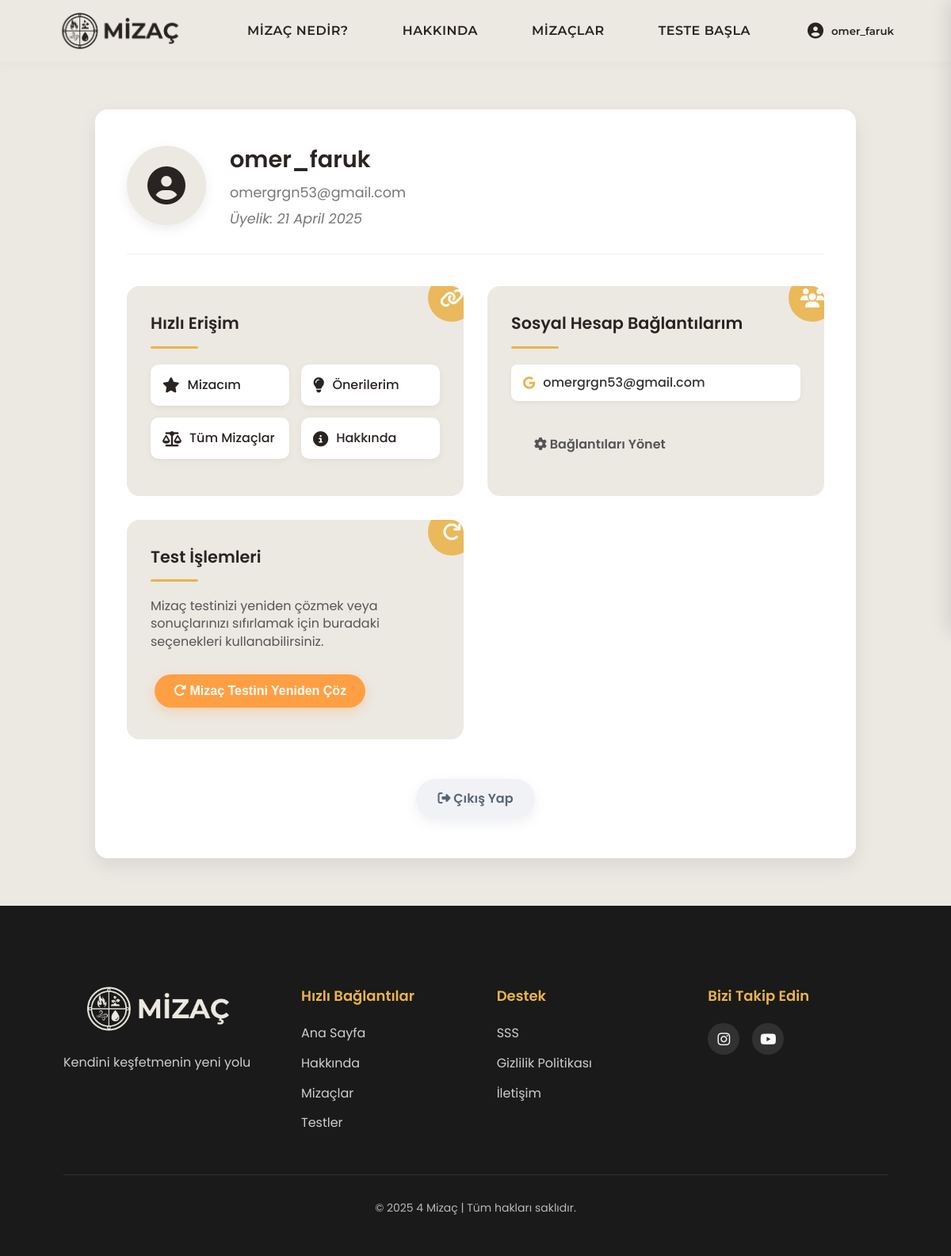
Page /profiles/profiles/ (signed in) on the earlier database version.
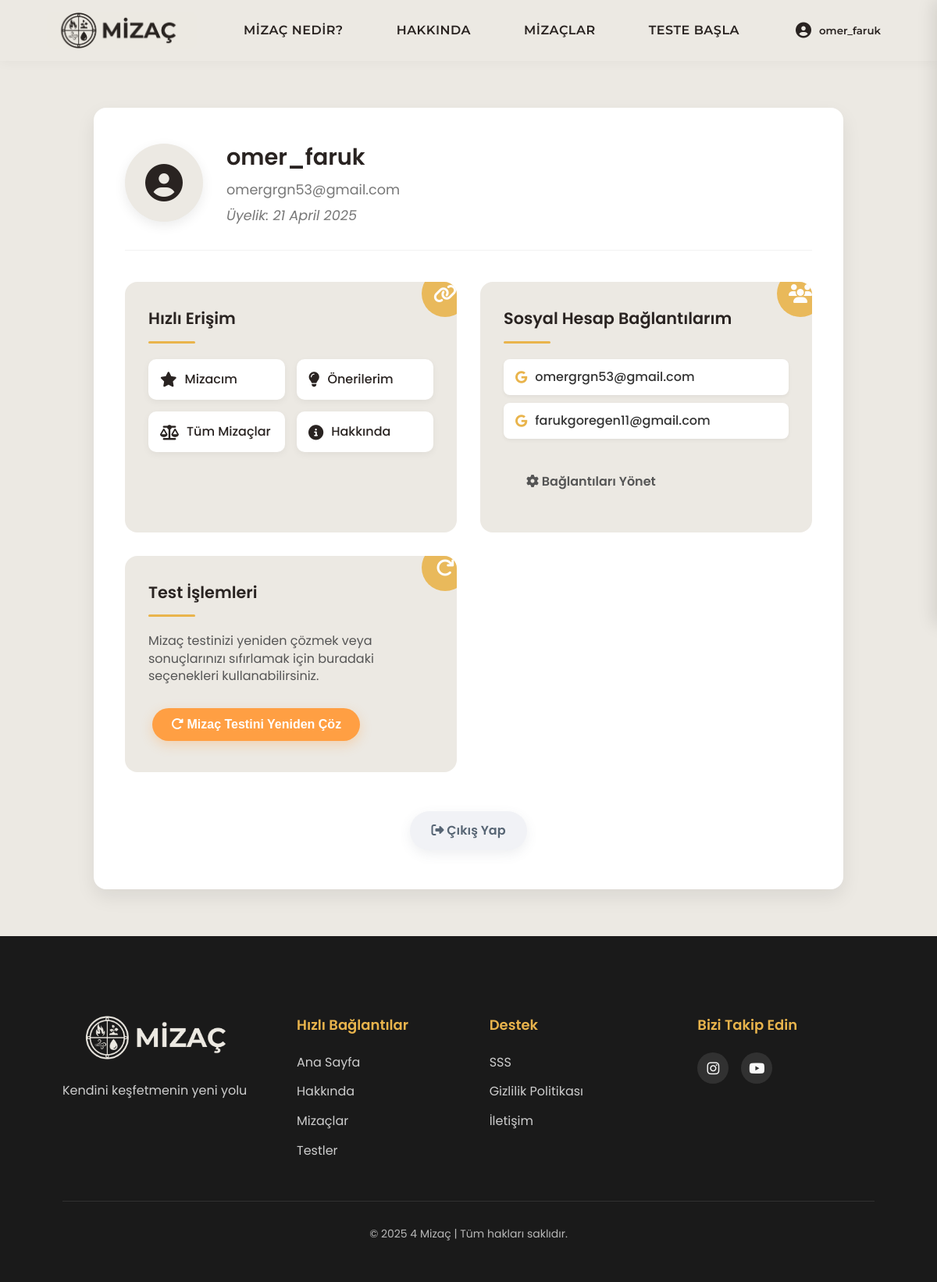
Same page on the later database version.
### accounts/models.py (models this page shows, shortened)
class SocialAccount(models.Model):
    PROVIDER_CHOICES = [
        ('google', 'Google'),
    ]
    user = models.ForeignKey(User, on_delete=models.CASCADE, related_name='social_accounts')
    provider = models.CharField(max_length=30, choices=PROVIDER_CHOICES)
    uid = models.CharField(max_length=255, help_text="Provider'dan gelen unique ID")
    email = models.EmailField()
    extra_data = models.JSONField(default=dict, blank=True)
    created_at = models.DateTimeField(auto_now_add=True)
    updated_at = models.DateTimeField(auto_now=True)
    class Meta:
        unique_together = ('provider', 'uid')
        verbose_name = 'Sosyal Hesap'
        verbose_name_plural = 'Sosyal Hesaplar'

### profiles/views.py (the view)
# urls.py: path('profiles/', include('profiles.urls')),
@login_required
def profiles(request):
    viewed_count = UserContentInteraction.objects.filter(user=request.user, viewed=True).count()
    liked_count = UserContentInteraction.objects.filter(user=request.user, liked=True).count()
    saved_count = UserContentInteraction.objects.filter(user=request.user, saved=True).count()
    return render(request, 'profiles/profiles.html', {
        'viewed_count': viewed_count,
        'liked_count': liked_count,
        'saved_count': saved_count
    })

### templates/profiles/profiles.html (shortened to what this page needs)
{% extends 'base.html' %}
{% load static %}
{% block extra_css %}
<link rel="stylesheet" href="{% static 'css/profiles.css' %}">
{% endblock %}
{% block content %}
<div class="container">
  <div class="profile-settings-container">
    <div class="profile-card">
      <div class="profile-info">
        <div class="profile-avatar">
          <i class="fas fa-user-circle"></i>
        </div>
        <div class="profile-name">
          <h2>{{ user.username }}</h2>
          <p>{{ user.email }}</p>
          <p class="member-since">Üyelik: {{ user.date_joined|date:"d F Y" }}</p>
        </div>
      </div>
      <div class="profile-sections">
        <div class="section-card quick-links">
          <div class="section-icon">
            <i class="fas fa-link"></i>
          </div>
          <h3>Hızlı Erişim</h3>
          <div class="quick-links-grid">
            <a href="{% url 'my_temperament' %}" class="quick-link-item">
              <i class="fas fa-star"></i>
              <span>Mizacım</span>
            </a>
            <a href="{% url 'my_suggestions' %}" class="quick-link-item">
              <i class="fas fa-lightbulb"></i>
              <span>Önerilerim</span>
            </a>
            <a href="{% url 'temperaments' %}" class="quick-link-item">
              <i class="fas fa-balance-scale"></i>
              <span>Tüm Mizaçlar</span>
            </a>
            <a href="{% url 'about' %}" class="quick-link-item">
              <i class="fas fa-info-circle"></i>
              <span>Hakkında</span>
            </a>
          </div>
        </div>
        <div class="section-card social-connections">
          <div class="section-icon">
            <i class="fas fa-users"></i>
          </div>
          <h3>Sosyal Hesap Bağlantılarım</h3>
          {% if user.social_accounts.all %}
            <div class="connection-list">
              {% for account in user.social_accounts.all %}
                <div class="connection-item">
                  <i class="fab fa-{{ account.provider|lower }}"></i>
                  <span class="connection-email">{{ account.email }}</span>
                </div>
              {% endfor %}
            </div>
            <a href="{% url 'social_accounts' %}" class="btn btn-outline">
              <i class="fas fa-cog"></i> Bağlantıları Yönet
            </a>
          {% else %}
            <p class="no-connections">Henüz bir sosyal hesap bağlanmamış.</p>
            <a href="{% url 'social_accounts' %}" class="btn btn-primary">
              <i class="fab fa-google"></i> Sosyal Hesap Bağla
            </a>
          {% endif %}
        </div>
        <div class="section-card test-actions">
          <div class="section-icon">
            <i class="fas fa-redo"></i>
          </div>
          <h3>Test İşlemleri</h3>
          <p>Mizaç testinizi yeniden çözmek veya sonuçlarınızı sıfırlamak için buradaki seçenekleri kullanabilirsiniz.</p>
          <button id="restart-test-btn" class="btn btn-warning">
            <i class="fas fa-redo-alt"></i> Mizaç Testini Yeniden Çöz
          </button>
        </div>
      </div>
      <div class="logout-section">
        <a href="{% url 'logout' %}" class="btn btn-logout">
          <i class="fas fa-sign-out-alt"></i> Çıkış Yap
        </a>
      </div>
    </div>
  </div>
</div>
{% endblock %}

Differences in the rows shown:
added SocialAccount: email "farukgoregen11@gmail.com"
